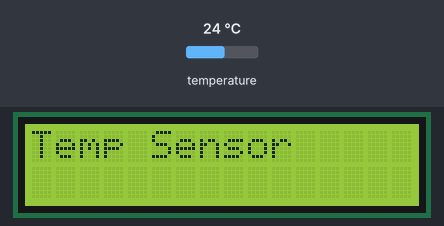
A sketch run on a simulated Arduino Uno, built with avr-gcc and run on an emulated ATmega328P. Shown: 16×2 character LCD. The inputs (shaded band) are chosen by the test bench; at power-on: temperature 24 °C.

Above: at 2.1 s.
At 3.2 s:
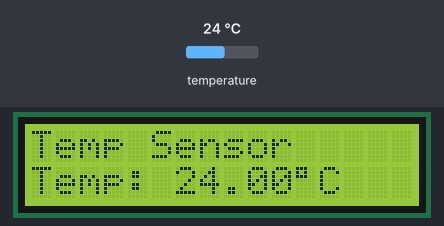
3.3 s: temperature set to 12 °C
At 5.3 s:
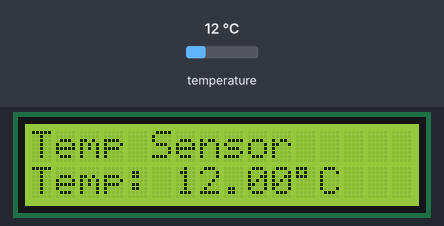
6.1 s: temperature set to 19 °C
At 7.1 s:
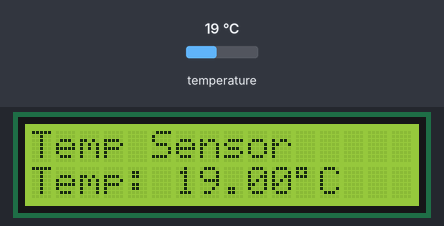
8.6 s: temperature set to 28 °C
At 10.8 s:
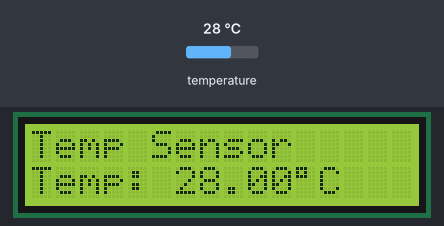
Timing chart, 0 to 12.3 s (numbered marks = the images above; inputs shaded):
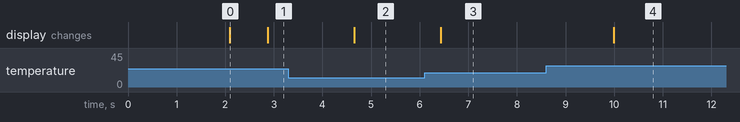

The sketch:

sketch_mar12a.ino
```cpp
#include <Wire.h>
#include <LiquidCrystal_I2C.h>
#include <OneWire.h>
#include <DallasTemperature.h>

// LCD I2C
LiquidCrystal_I2C lcd(0x27, 16, 2); // адрес 0x27, экран 16x2

// DS18B20
#define ONE_WIRE_BUS 15
OneWire oneWire(ONE_WIRE_BUS);
DallasTemperature sensors(&oneWire);

void setup() {
  delay(2000); // ждём USB
  lcd.init();  // инициализация LCD
  lcd.backlight();

  sensors.begin(); // инициализация DS18B20

  lcd.setCursor(0,0);
  lcd.print("Temp Sensor"); // первая строка
}

void loop() {
  sensors.requestTemperatures();            // запрашиваем температуру
  float tempC = sensors.getTempCByIndex(0); // читаем первую температуру

  lcd.setCursor(0,1);                        // вторая строка
  lcd.print("Temp: ");
  lcd.print(tempC);                           // выводим число
  lcd.print((char)223);                        // символ °
  lcd.print("C   ");                          // чтобы очищать старые значения

  delay(1000); // обновляем каждую секунду
}
```

Measured:
- after the input at 3.3 s, the display: changes after 1.4 s (image 2)
- after the input at 6.1 s, the display: changes after 0.33 s (image 3)
- after the input at 8.6 s, the display: changes after 1.4 s (image 4)
- what the display in image 0 shows lasts 0.8 s, from 2.1 s to 2.9 s
